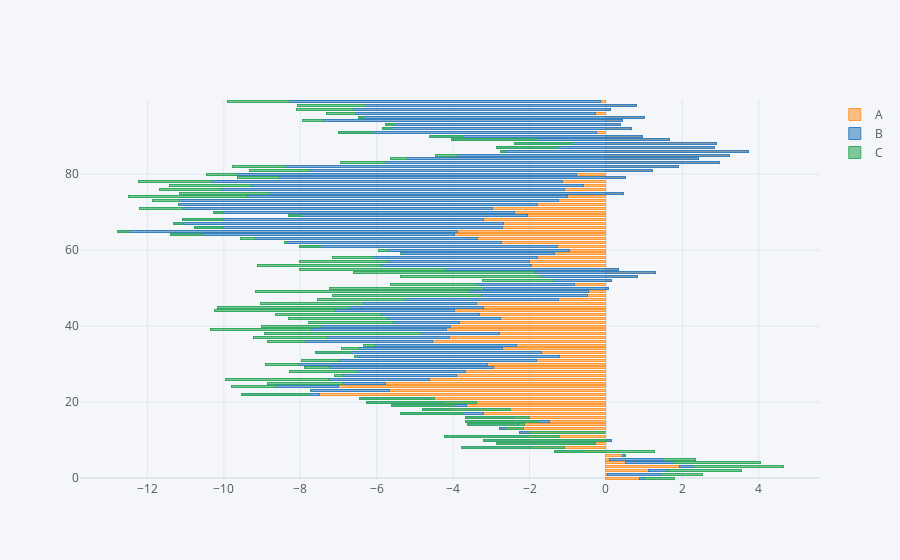

The notebook cell this image was saved under:
### Code cell
df.iplot(kind = 'barh', barmode='stack', bargap=0.5)
